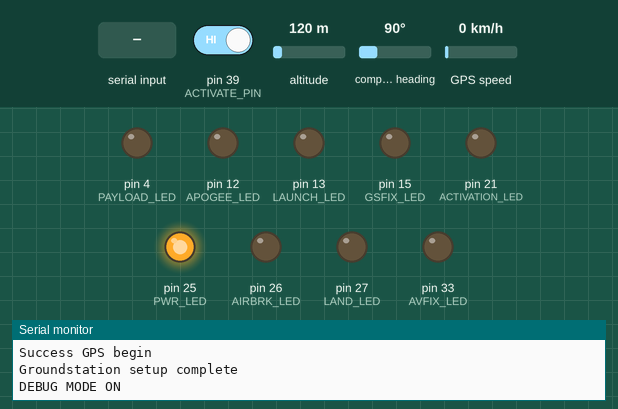
This sketch was run on a simulated Arduino Mega 2560, built with avr-gcc and run on an emulated ATmega2560. On the bench: output pins drawn as LEDs (lit = HIGH), the last lines printed to the serial monitor. The inputs (shaded band) are chosen by the test bench; at power-on: pin 39 (ACTIVATE_PIN) HIGH, altitude 120 m, compass heading 90°, GPS speed 0 km/h. The GPS gets a fix after 3 s at 37.7749, -122.4194 with 8 satellites.

Above: at 2.2 s.
2.3 s: pin 39 (ACTIVATE_PIN) driven LOW
At 2.9 s:
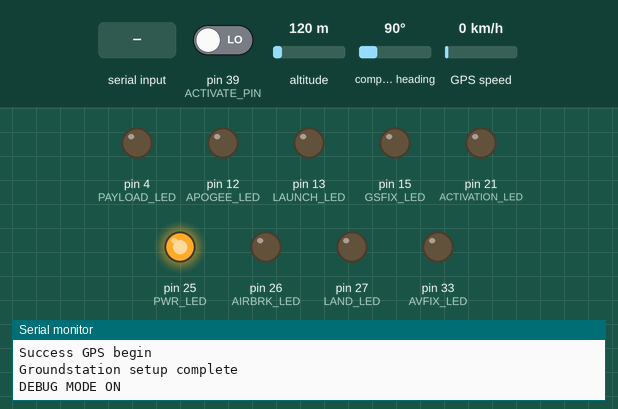
4.5 s: "STATE,1\n" received over the second serial link
At 8.1 s:
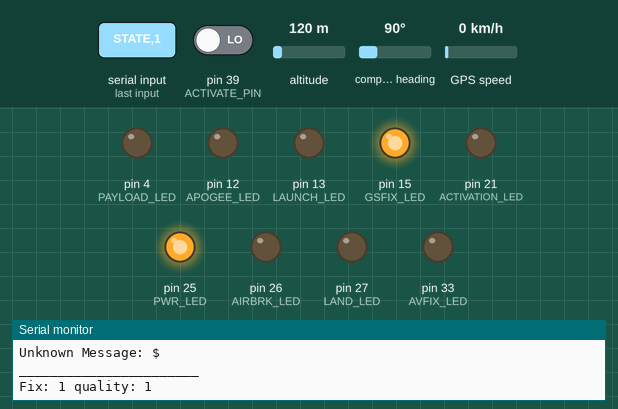
8.6 s: "STATE,150\n" received over the second serial link
10.1 s: "BMP,1\n" received over the second serial link
11.6 s: pin 39 (ACTIVATE_PIN) driven HIGH
Timing chart, 0 to 14.6 s (numbered marks = the images above; inputs shaded):
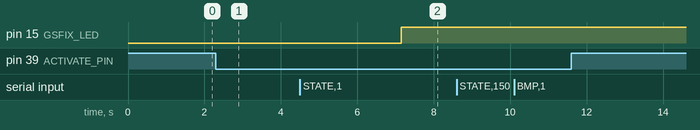

The sketch:

GroundStationMC.ino
```cpp
#include <Adafruit_GPS.h>
#include "GS_Funcs.h"

// Serial Lines
#define GPSSerial Serial1
#define Xbee Serial2
#define GPS_BAUD_RATE 9600
// GPIOS
#define ACTIVATE_PIN 39
#define PAYLOAD_PIN 36
#define ACTIVATION_LED 21
#define PAYLOAD_LED 4
#define AIRBRK_LED 26
#define PWR_LED 25
#define LAUNCH_LED 13
#define APOGEE_LED 12
#define LAND_LED 27
#define AVFIX_LED 33
#define GSFIX_LED 15
#define GPS_DEBUG false
#define DEBUG true
// Queue
#define IMPLEMENTATION FIFO
#define QUEUE_SIZE 25
#define MSG_SIZE 51

Adafruit_GPS GPS(&GPSSerial);

boolean activated = false;
boolean payload = false;
boolean activated_response = false;
boolean payload_response = false;
String payload_string = "0";
long last_low_timer = millis();

// data
struct DataElement
{
  char data[MSG_SIZE]; // 50 characters + null terminator
};

// msg data
String xbee_msg = "";
String gs_gps_long = "";
String gs_gps_lat = "";
int gs_gps_sat;
String gs_gps_fix = "";
// timers
unsigned long activation_data_timer = millis();
unsigned long deac_data_timer = millis();

unsigned long gs_gps_timer = millis();

// State
// ENSURE State values match the transmit values
enum ActivationState
{
  INACTIVE = 11,
  ACTIVATED = 21,
  A_AWAIT_RESPONSE = 31
} activation_state;
enum PayloadState
{
  NOT_INITIATED = 12,
  INITIATED = 22,
  P_AWAIT_RESPONSE = 32
} payload_state;
enum RocketState
{
  LAUNCH_PAD = 0,
  LAUNCH = 10,
  APOGEE = 20,
  LANDING = 30
} rocket_state;
enum AirbrakesState
{
  NOT_DEPLOYED = 13,
  DEPLOYED = 23
} airbrakes_state;
enum AvGPSState
{
  AV_NOFIX = 14,
  AV_FIX = 24
} av_gps_state;

void setup()
{
  Xbee.begin(9600, SERIAL_8N1, 14, 32);
  Serial.begin(9600);
  init_pinmodes();
  init_gs_gps();

  if (GPS.fix)
  {
    digitalWrite(GSFIX_LED, HIGH);
    gs_gps_fix = "1";
    Serial.println("GS FIX SUCCESS");
  }
  else
  {
    digitalWrite(GSFIX_LED, LOW);
    gs_gps_fix = "0";
  }

  activation_state = INACTIVE;
  rocket_state = LAUNCH_PAD;
  av_gps_state = AV_NOFIX;
  if (DEBUG)
    Serial.println("DEBUG MODE ON");
}
void loop()
{

  // read data from the GPS in the 'main loop'
  char c = GPS.read();

  // if a sentence is received, we can check the checksum, parse it...
  if (GPS.newNMEAreceived())
  {
    // Serial.print(GPS.lastNMEA()); // newNMEAreceived() flag to false
    GPS.lastNMEA();
    if (!GPS.parse(GPS.lastNMEA())) // newNMEAreceived() flag to false
      return;                       // we can fail to parse a sentence in which case we should just wait for another
  }

  // approximately every 4 seconds or so, print out the current stats
  if (millis() - gs_gps_timer > 4000)
  {
    gs_gps_timer = millis(); // reset the timer
    Serial.print("Fix: ");
    Serial.print((int)GPS.fix);
    Serial.print(" quality: ");
    Serial.println((int)GPS.fixquality);
    if (GPS.fix)
    {
      if (!digitalRead(GSFIX_LED))
      {
        digitalWrite(GSFIX_LED, HIGH);
      }
    }
    if (GPS_DEBUG)
    {
      gps_debug(c);
    }
  }

  if (Xbee.available() > 0)
  { // incoming avionics data
    xbee_msg = Xbee.readStringUntil('\n');
    // send data to GUI
    if (DEBUG)
      Serial.println("Xbee available");
    if (DEBUG)
      Serial.println(xbee_msg);
    // parse case and set led's
    char c_xbee_msg[MSG_SIZE];
    strncpy(c_xbee_msg, xbee_msg.c_str(), sizeof(c_xbee_msg));
    c_xbee_msg[sizeof(c_xbee_msg) - 1] = '\0';      // ensure null termination
    char *xbee_msg_token = strtok(c_xbee_msg, ","); // Grabbing first token from message
    if (xbee_msg_token != NULL)
    {
      if (DEBUG)
        Serial.print("xbee msg not null: ");
      if (DEBUG)
        Serial.println(xbee_msg_token);
      if (strcmp(xbee_msg_token, "STATE") == 0)
      {
        xbee_msg_token = strtok(NULL, ","); // grab next token
        if (xbee_msg_token != NULL)
        { // string not empty
          int state_code = atoi(xbee_msg_token);
          Serial.println("state code atoi: ");
          Serial.println(state_code);
          switch (state_code)
          {
          case ACTIVATED:
            activation_state = ACTIVATED;
            digitalWrite(ACTIVATION_LED, HIGH);
            Serial.println("CONFIRMED ACTIVATION");
            break;
          case INACTIVE:
            activation_state = INACTIVE;
            digitalWrite(ACTIVATION_LED, LOW);
            Serial.println("CONFIRMED DEACTIVATION");
            break;
          case LAUNCH_PAD:
            rocket_state = LAUNCH_PAD;
            digitalWrite(LAUNCH_LED, LOW);
            digitalWrite(APOGEE_LED, LOW);
            digitalWrite(LAND_LED, LOW);
            break;
          case LAUNCH:
            rocket_state = LAUNCH;
            digitalWrite(LAUNCH_LED, HIGH);
            break;
          case APOGEE:
            rocket_state = APOGEE;
            digitalWrite(APOGEE_LED, HIGH);
            digitalWrite(LAUNCH_LED, LOW);
            break;
          case LANDING:
            rocket_state = LANDING;
            digitalWrite(LAND_LED, HIGH);
            digitalWrite(APOGEE_LED, LOW);
            digitalWrite(LAUNCH_LED, LOW);
            break;
          case AV_FIX:
            av_gps_state = AV_FIX;
            if (!digitalRead(AVFIX_LED))
            {
              digitalWrite(AVFIX_LED, HIGH);
            }
            Serial.println("AVIONICS FIX");
            Xbee.println("AVFIX");
            break;
          default:
            String s = "State Code not Recognized:" + state_code;
            Serial.println(s);
            break;
          }
        }
        else
        {
          Serial.println("GroundStation Error Parsing State");
        }
      } // end if STATE
      else if (strcmp(xbee_msg_token, "BMP") == 0)
      { // Incoming BMP Data: "BMP," + "Temperature," + "Pressure," + "Altitude," + "ENDDATA";
        Serial.println("Incoming BMP: temp,press,altitude");
        Serial.println(xbee_msg);
        Serial.println("_______________________");
      } // end if BMP
      else if (strcmp(xbee_msg_token, "BNO") == 0)
      { // Incoming BNO Data
        Serial.println("Incoming BNO: pitch,roll,yaw");
        Serial.println(xbee_msg);
        Serial.println("_______________________");
      } // end if BNO
      else if (strcmp(xbee_msg_token, "GPS") == 0)
      { // Incoming GPS Data
        Serial.println("Incoming GPS: Hour:Min:Sec,Latitude,Longitude,Speed,Altitude,Geoid Height,ENDDATA");
        Serial.println(xbee_msg);
        Serial.println("_______________________");
      }
      else
      {
        Serial.print("Unknown Message: ");
        Serial.println(xbee_msg);
        Serial.println("_______________________");
      }
    }
    else
    {
      Serial.println("Xbee_msg_token is null");
    }
  } // end if xbee messages received

  // Serial.println("Activation state");
  // Serial.println(activation_state);

  if (digitalRead(ACTIVATE_PIN) == LOW && activation_state == ACTIVATED)
  { // physical activation lever is off. This implies we want to deactivate avionics.
    if (millis() - deac_data_timer > 500)
    {
      Xbee.println("DEACTIVATE");
      Serial.println("SENDING DEACTIVATION...");
      deac_data_timer = millis();
    }
  }
  else if (digitalRead(ACTIVATE_PIN) == HIGH && activation_state == INACTIVE)
  { // lever is on. We want to activate avionics

    if (millis() - activation_data_timer > 250)
    {
      Xbee.println("ACTIVATE");
      Serial.println("SENDING ACTIVATION...");
      activation_data_timer = millis();
    }
  }
}

void init_pinmodes()
{
  pinMode(ACTIVATE_PIN, INPUT);
  pinMode(PAYLOAD_PIN, INPUT);
  pinMode(ACTIVATION_LED, OUTPUT);
  pinMode(PAYLOAD_LED, OUTPUT);
  pinMode(AIRBRK_LED, OUTPUT);
  pinMode(PWR_LED, OUTPUT);
  pinMode(LAUNCH_LED, OUTPUT);
  pinMode(APOGEE_LED, OUTPUT);
  pinMode(LAND_LED, OUTPUT);
  pinMode(AVFIX_LED, OUTPUT);
  pinMode(GSFIX_LED, OUTPUT);
  digitalWrite(PWR_LED, HIGH);
}
void init_gs_gps()
{
  // 9600 NMEA is the default baud rate for Adafruit MTK GPS's- some use 4800
  if (!GPS.begin(GPS_BAUD_RATE))
  {
    Serial.println("Failed GPS begin");
  }
  else
  {
    Serial.println("Success GPS begin");
  }

  GPS.sendCommand(PMTK_SET_NMEA_OUTPUT_RMCGGA);
  GPS.sendCommand(PMTK_SET_NMEA_UPDATE_1HZ); // 1 Hz update rate
  GPS.sendCommand(PGCMD_ANTENNA);            // antenna status updates
  delay(1000);
  // Ask for firmware version
  GPSSerial.println(PMTK_Q_RELEASE);
  Serial.println("Groundstation setup complete");
}
void gps_debug(char c)
{
  if (c)
    Serial.print(c);

  if (GPS.fix)
  {
    Serial.print("Location: ");
    Serial.print(GPS.latitude, 4);
    Serial.print(GPS.lat);
    Serial.print(", ");
    Serial.print(GPS.longitude, 4);
    Serial.println(GPS.lon);
    Serial.print("Angle: ");
    Serial.println(GPS.angle);
    Serial.print("Altitude: ");
    Serial.println(GPS.altitude);
    Serial.print("Satellites: ");
    Serial.println((int)GPS.satellites);
  }
}
```

GS_Funcs.cpp
```cpp

```

GS_Funcs.h
```cpp

```

StateManagement.cpp
```cpp

```

Measured:
- after the input at 2.3 s, pin 15 (GSFIX_LED): stays LOW (without the input it goes to HIGH after 1.8 s)
